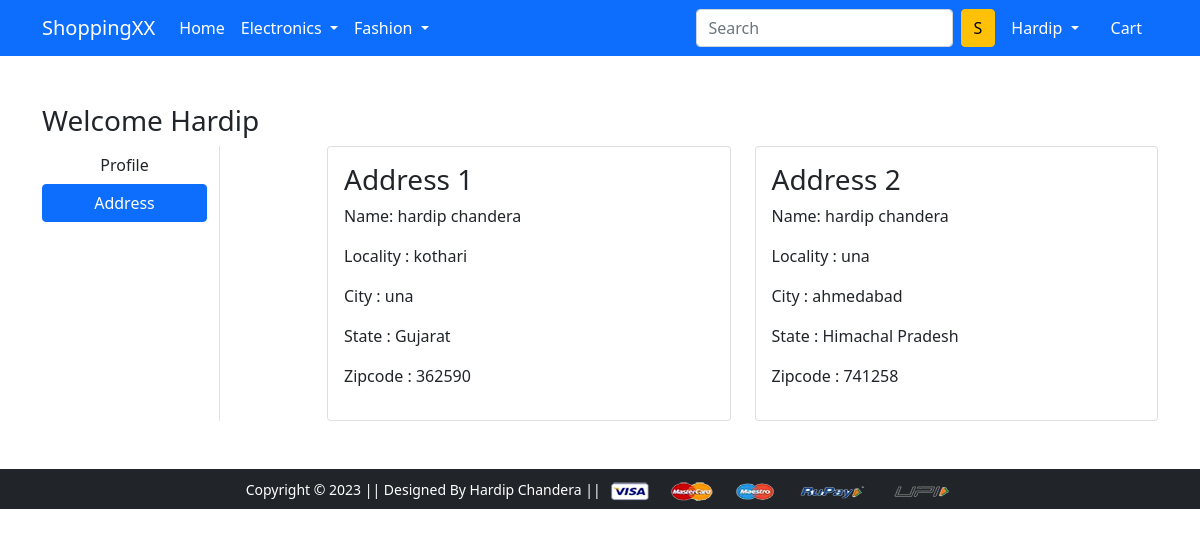
The app's page /address/ (signed in) with its own data.
### app/models.py (models this page shows, shortened)
class Customer(models.Model):
    STATE_CHOICES= (("Andhra Pradesh","Andhra Pradesh"),("Arunachal Pradesh ","Arunachal Pradesh "),
                 ("Assam","Assam"),("Bihar","Bihar"),("Chhattisgarh","Chhattisgarh"),
                 ("Goa","Goa"),("Gujarat","Gujarat"),("Haryana","Haryana"),("Himachal Pradesh","Himachal Pradesh"),
                 ("Jammu and Kashmir ","Jammu and Kashmir "),("Jharkhand","Jharkhand"),("Karnataka","Karnataka"),
                 ("Kerala","Kerala"),("Madhya Pradesh","Madhya Pradesh"),("Maharashtra","Maharashtra"),
                 ("Manipur","Manipur"),("Meghalaya","Meghalaya"),("Mizoram","Mizoram"),("Nagaland","Nagaland"),
                 ("Odisha","Odisha"),("Punjab","Punjab"),("Rajasthan","Rajasthan"),("Sikkim","Sikkim"),
                 ("Tamil Nadu","Tamil Nadu"),("Telangana","Telangana"),("Tripura","Tripura"),("Uttar Pradesh","Uttar Pradesh"),
                 ("Uttarakhand","Uttarakhand"),("West Bengal","West Bengal"),("Andaman and Nicobar Islands","Andaman and Nicobar Islands"),
                 ("Chandigarh","Chandigarh"),("Dadra and Nagar Haveli","Dadra and Nagar Haveli"),("Daman and Diu","Daman and Diu"),
                 ("Lakshadweep","Lakshadweep"),("National Capital Territory of Delhi","National Capital Territory of Delhi"),
                 ("Puducherry","Puducherry"))
    user=models.ForeignKey(User,on_delete=models.CASCADE)
    name=models.CharField(max_length=100)
    locality=models.CharField(max_length=100)
    city=models.CharField(max_length=100)
    zipcode=models.IntegerField()
    state=models.CharField(choices=STATE_CHOICES ,max_length=100)

### app/views.py (the view)
# urls.py: path('address/', views.address, name='address'),
@login_required
def address(request):
    add=Customer.objects.filter(user=request.user)
    return render(request, 'app/address.html',{'add':add,'active':'btn-primary'})

### app/templates/app/address.html (shortened to what this page needs)
{% extends 'app/base.html' %}
{% load static %}
{% block main-content %}
<div class="container my-5">
 <div class="row">
 <h3>Welcome <span class="text-capitalize">{{request.user}}</span></h3>
  <div class="col-sm-2 border-end">
   <ul class="list-unstyled">
    <li class="d-grid"><a href="{% url 'profile' %}" class="btn">Profile</a></li>
    <li class="d-grid"><a href="{% url 'address' %}" class="btn {{active}}">Address</a></li>
   </ul>
  </div>
  <div class="col-sm-9 offset-sm-1">
   <div class="row">
    {% for ad in add %}
    <div class="col-sm-6">
     <div class="card">
      <div class="card-body">
       <h3>Address {{forloop.counter}}</h3>
       <p>Name: {{ad.name}}</p>
       <p>Locality : {{ad.locality}}</p>
       <p>City : {{ad.city}}</p>
       <p>State : {{ad.state}}</p>
       <p>Zipcode : {{ad.zipcode}}</p>
      </div>
     </div>
    </div>
    {% endfor %}
   </div>
  </div>
 </div>
</div>
{% endblock main-content %}

### app/templates/app/base.html (shortened to what this page needs)
<!doctype html>
{% load static %}
<html lang="en">
  <head>
    <link href="https://cdn.jsdelivr.net/npm/bootstrap@5.0.0-beta1/dist/css/bootstrap.min.css" rel="stylesheet">
    <link rel="stylesheet" href="{% static 'app/css/owl.carousel.min.css' %}">
    <link rel="stylesheet" href="{% static 'app/css/all.min.css' %}">
    <link rel="stylesheet" href="{% static 'app/css/style.css' %}">
  </head>
  <body>
    <nav class="navbar navbar-expand-lg navbar-dark bg-primary">
     <div class="container">
       <a class="navbar-brand" href="/">ShoppingXX</a>
       <div class="collapse navbar-collapse" id="navbarSupportedContent">
         <ul class="navbar-nav me-auto mb-2 mb-lg-0">
           <li class="nav-item">
             <a class="nav-link active" aria-current="page" href="/">Home</a>
           </li>
           <li class="nav-item dropdown">
             <a class="nav-link dropdown-toggle text-white" href="#" id="electronicsDropdown" role="button" data-bs-toggle="dropdown" aria-expanded="false">
               Electronics
             </a>
           </li>
           <li class="nav-item dropdown">
             <a class="nav-link dropdown-toggle text-white" href="#" id="fashionDropdown" role="button" data-bs-toggle="dropdown" aria-expanded="false">
               Fashion
             </a>
           </li>
         </ul>
         <form class="d-flex">
           <input class="form-control me-2" type="search" placeholder="Search" aria-label="Search">
           <button class="btn btn-warning" type="submit">S</button>
         </form>
         <div>
          <ul class="navbar-nav me-auto mb-2 mb-lg-0">
          {% if request.user.is_authenticated %}
           <li class="nav-item dropdown mx-2">
              <a class="nav-link dropdown-toggle text-white" href="#" id="profileDropdown" role="button" data-bs-toggle="dropdown" aria-expanded="false">
                {{request.user.username|capfirst}}
              </a>
            </li>
            <li class="nav-item mx-2">
             <a href="{% url 'showcart' %}" class="nav-link text-white"> Cart </a>
            </li>
          {% endif %}
          </ul>
         </div>
       </div>
     </div>
    </nav>
    {% block main-content %} {% endblock main-content %}
    <footer class="container-fluid bg-dark text-center p-2 mt-5">
        <small class="text-white">Copyright &copy; 2023 || Designed By Hardip Chandera || </small>
        <img src="{% static 'app/images/payment.png' %}" alt="" srcset="" class="img-fluid" height="2px">
    </footer>
  </body>
</html>

### records on screen
Customer: name "hardip chandera", locality "kothari", city "una", state "Gujarat", zipcode "362590"
Customer: name "hardip chandera", locality "una", city "ahmedabad", state "Himachal Pradesh", zipcode "741258"

### other values on screen
{{ request.user.username|capfirst }} "Hardip"
{{ request.user }} "Hardip"
